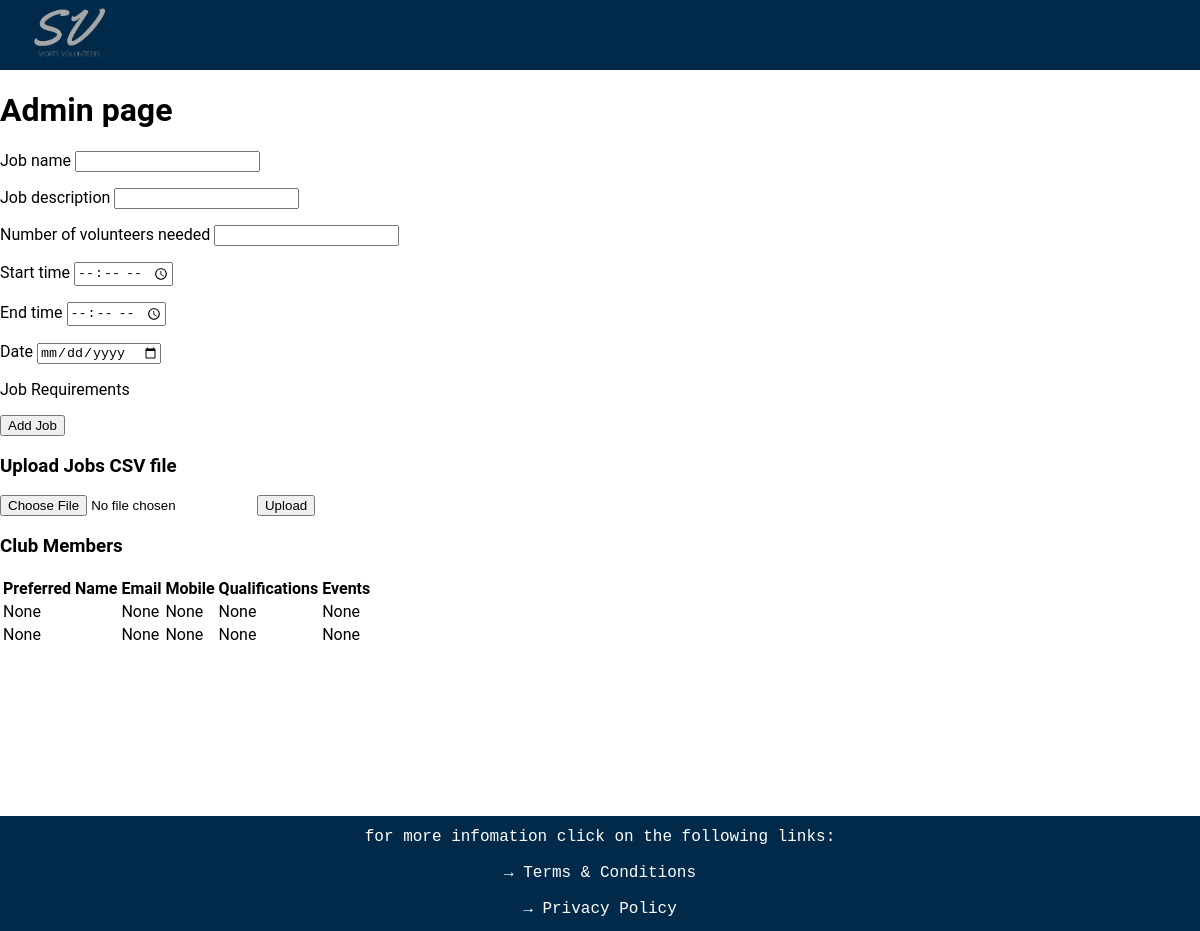
The page /admin on the database its author committed.
### website/databases.py (models this page shows, shortened)
class User(UserMixin, db.Model):
    __tablename__ = 'users'
    user_id = db.Column(db.Integer, primary_key=True, autoincrement=True)
    username = db.Column(db.String(16), index=True, unique=True)
    password_hash = db.Column(db.String(64))
    email = db.Column(db.String(30))
    mobile = db.Column(db.String(15))
    preferred_name = db.Column(db.String(15))
    qualifications = db.Column(db.String(64))
    events = db.Column(db.String(100))
    admin = db.Column(db.Boolean)

### website/routes.py (the view, shortened to what this page needs)
@app.route('/admin', methods=['GET', 'POST'])
def admin():
    users = User.query.all()
    new_job_form = newJobForm()
    return render_template('admin.html', users=users, new_job_form = new_job_form)

### website/forms.py
class newJobForm(FlaskForm):
    job_name = StringField('Job name', validators=[input_required()])
    job_description = StringField('Job description', validators=[input_required()])
    volunteers_needed = IntegerField('Number of volunteers needed', validators=[input_required()])
    start_time = TimeField('Start time', validators=[input_required()])
    end_time = TimeField('End time', validators=[input_required()])
    date = DateField('Date', validators=[input_required()], format='%Y-%m-%d')
    job_requirements = FieldList(StringField('Requirement'))
    submit = SubmitField('Add Job')

### website/templates/admin.html (shortened to what this page needs)
{% extends "layout.html" %}
{% block page_content %}
<h1>Admin page</h1>
<form action="" method="POST">
    <p>
    {{ new_job_form.job_name.label }} {{ new_job_form.job_name() }}
    </p>
    <p>
    {{ new_job_form.job_description.label }} {{ new_job_form.job_description() }}
    </p>
    <p>
    {{ new_job_form.volunteers_needed.label }} {{ new_job_form.volunteers_needed() }}
    </p>
    <p>
    {{ new_job_form.start_time.label }} {{ new_job_form.start_time() }}
    </p>
    <p>
    {{ new_job_form.end_time.label }} {{ new_job_form.end_time() }}
    </p>
    <p>
    {{ new_job_form.date.label }} {{ new_job_form.date() }}
    </p>
    <p>
    {{ new_job_form.job_requirements.label }} {{ new_job_form.job_requirements() }}
    </p>
    <p>
    {{ new_job_form.submit() }}
    </p>
</form>
<h3>Upload Jobs CSV file</h3>
<form method="POST" action="/upload_jobs" enctype="multipart/form-data">
    <input type="file" name="file">
    <input type="submit" value="Upload">
</form>
<h3>Club Members</h3>
<table>
    <thead>
        <tr>
            <th>Preferred Name</th>
            <th>Email</th>
            <th>Mobile</th>
            <th>Qualifications</th>
            <th>Events</th>
        </tr>
    </thead>
    <tbody>
    {% for user in users %}
    <tr>
        <td>{{ user.preferred_name }}</td>
        <td>{{ user.email }}</td>
        <td>{{ user.mobile }}</td>
        <td>{{ user.qualifications }}</td>
        <td>{{ user.events }}</td>
    </tr>
    {% endfor %}
    </tbody>
</table>
{% endblock %}

### rows shown on the page
User: preferred_name "None", email "None", mobile "None", qualifications "None", events "None"
User: preferred_name "None", email "None", mobile "None", qualifications "None", events "None"

### other values the page prints
{{ new_job_form.job_name.label }} "Job name"
{{ new_job_form.job_description.label }} "Job description"
{{ new_job_form.volunteers_needed.label }} "Number of volunteers needed"
{{ new_job_form.start_time.label }} "Start time"
{{ new_job_form.end_time.label }} "End time"
{{ new_job_form.date.label }} "Date"
{{ new_job_form.job_requirements.label }} "Job Requirements"
